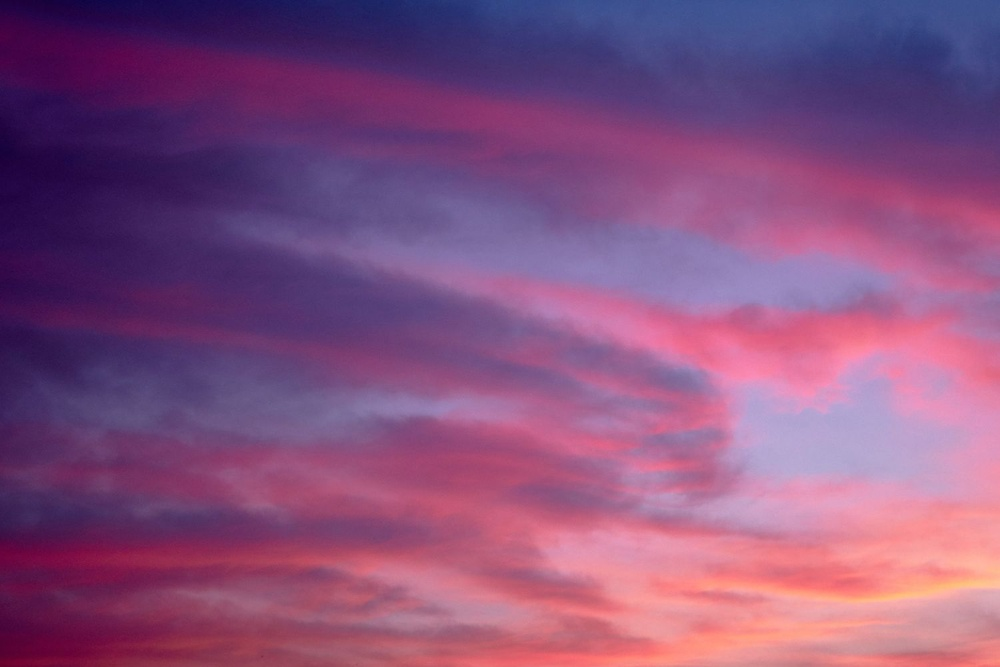
#> input picture image-search/sunrise-over-sea-red-orange-sun-low-hori-1.jpg, 1000 x 667 px, shrunk from 1500 x 1000 before the run
$ python horizoncheck.py ../../image-search/sunrise-over-sea-red-orange-sun-low-hori-1.jpg
#> lines starting #> are read from the running program, lines starting #| are printed output that depends on the picture
#!/usr/bin/env python3
"""horizoncheck.py — 地平线假缝检测：中央列带逐行平均亮度，找最大行间台阶。
用法: python3 horizoncheck.py <a.png> <b.png>
输出: 每图最大 |Δrow| 位置/幅度 + 0.30~0.70 画面高区间的台阶排名（Top5）。
"""
import sys
import numpy as np
from PIL import Image

def analyze(path):
    im = np.asarray(Image.open(path).convert('L'), dtype=np.float32) / 255.0
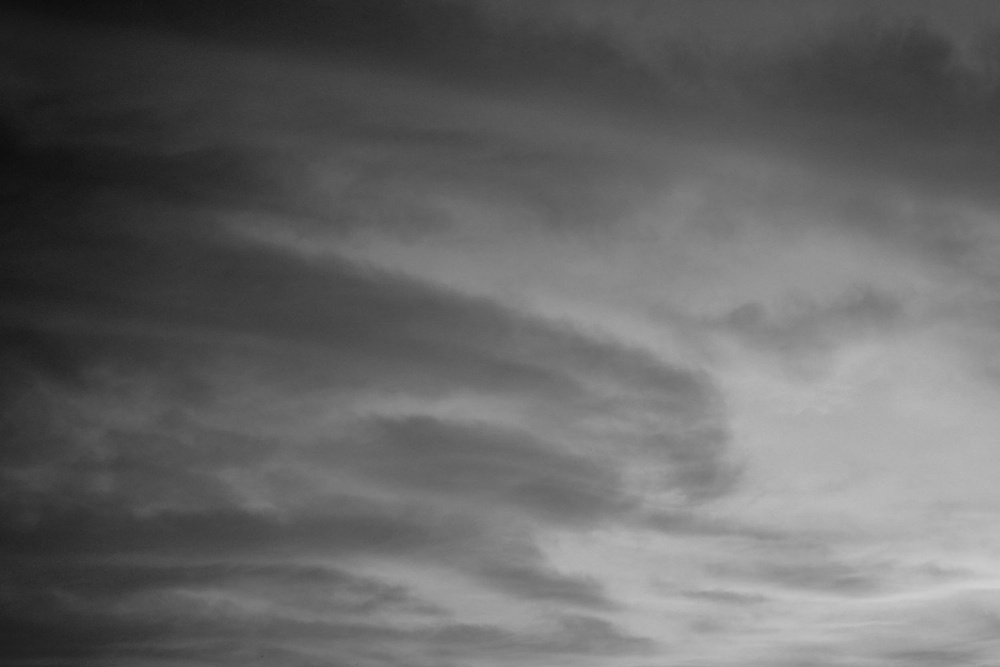
#> im: shape (667, 1000) float32; min 0.051, max 0.816, mean 0.401
    h, w = im.shape
#> h = 667; w = 1000
    band = im[:, int(w*0.35):int(w*0.65)]  # 中央 30% 列带，避开 HUD 侧栏
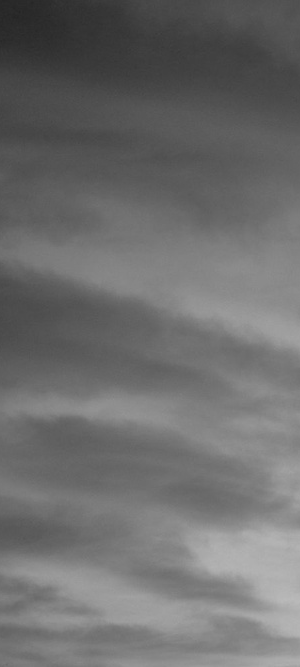
#> band: shape (667, 300) float32; min 0.141, max 0.729, mean 0.429
    rows = band.mean(axis=1)
#> rows = 667 values, max 0.594 at index 618, min 0.237 at index 44, mean 0.429
    d = np.abs(np.diff(rows))
#> d = 666 values, max 0.00954 at index 624, min 0 at index 496, mean 0.00151
    # 只看画面 25%~75% 高度（海平线/切边预期落区）
    lo, hi = int(h*0.25), int(h*0.75)
#> lo = 166; hi = 500
    top = np.argsort(d[lo:hi])[::-1][:5] + lo
#> top = [393, 390, 396, 418, 419]
    print(f'== {path}')
    print(f'  全图最大台阶: row={int(np.argmax(d))}/{h} |ΔL|={d.max():.4f}')
#|   全图最大台阶: row=624/667 |ΔL|=0.0095
    for r in sorted(top):
        print(f'    row={r} (y={r/h*100:.1f}%) |ΔL|={d[r]:.4f}  L({r-1})={rows[r-1]:.3f} → L({r})={rows[r]:.3f}')
#> this loop made 5 passes
#> r on passes 1 to 5: 390, 393, 396, 418, 419
#|     row=390 (y=58.5%) |ΔL|=0.0045  L(389)=0.463 → L(390)=0.467
#|     row=393 (y=58.9%) |ΔL|=0.0047  L(392)=0.476 → L(393)=0.480
#|     row=396 (y=59.4%) |ΔL|=0.0045  L(395)=0.488 → L(396)=0.492
#|     row=418 (y=62.7%) |ΔL|=0.0044  L(417)=0.514 → L(418)=0.511
#|     row=419 (y=62.8%) |ΔL|=0.0044  L(418)=0.511 → L(419)=0.507
    return d

for p in sys.argv[1:3]:
    analyze(p)
